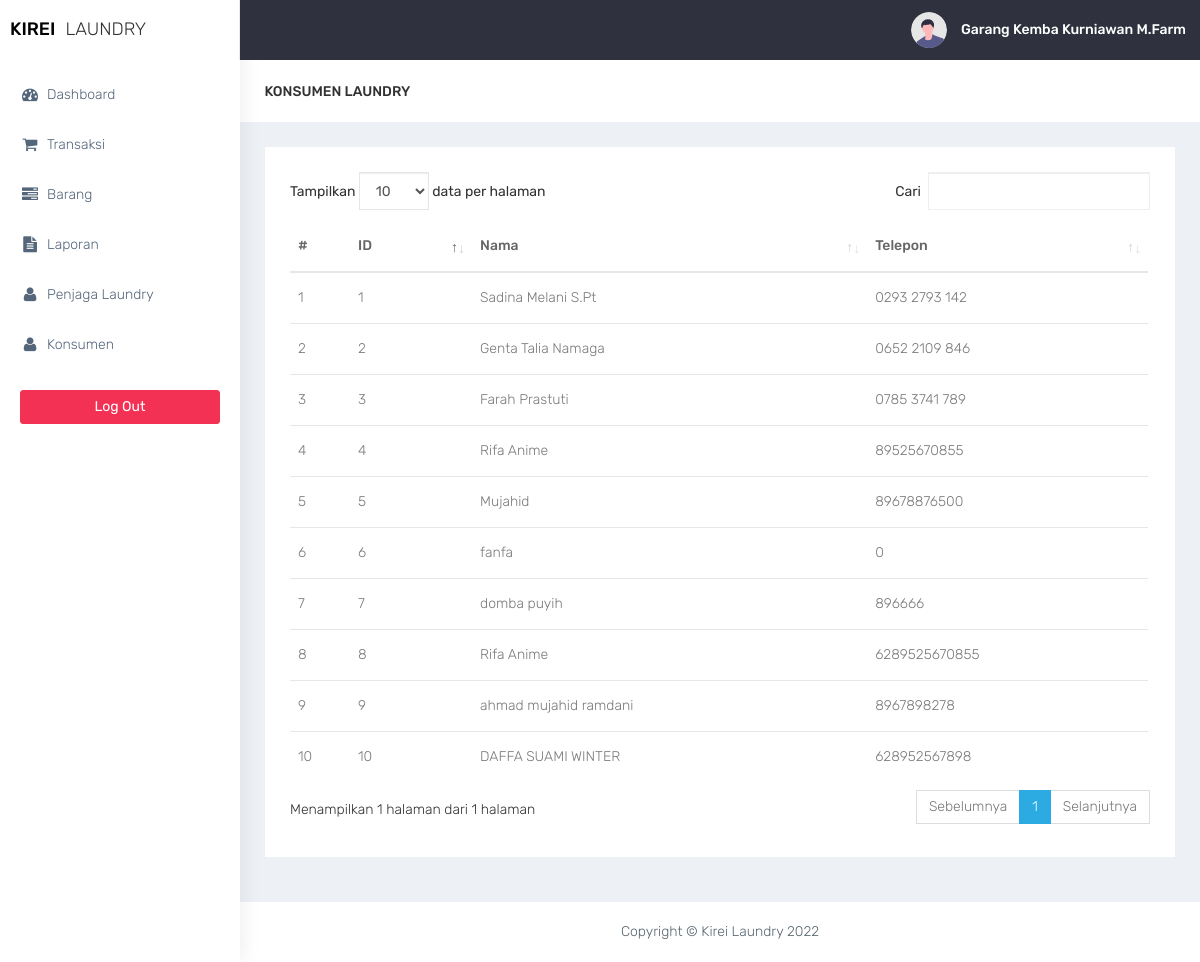
The page /konsumen/konsumen-laundry.php (signed in) on the database its author committed.
### tables this page shows
CREATE TABLE `konsumen` (
  `id_konsumen` int(11) NOT NULL,
  `nm_konsumen` varchar(30) DEFAULT NULL,
  `no_tlp` varchar(13) DEFAULT NULL
);

### konsumen/konsumen-laundry.php (the view, shortened to what this page needs)
<?php
require '../functions.php';
require '../layout/layout_header.php';
?>
<div class="container-fluid">
    <div class="row bg-title">
        <div class="col-lg-3 col-md-4 col-sm-4 col-xs-12">
            <h4 class="page-title">Konsumen Laundry</h4>
        </div>
    </div>
    <div class="row">
        <div class="col-md-12 col-lg-12 col-sm-12">
            <div class="white-box">
            <form method="post" action="">
                <?php
                            if($conn->connect_errno==0){
                            $sql="SELECT id_konsumen, nm_konsumen, no_tlp FROM konsumen";
                            $res=$conn->query($sql);
                            if($res){
                ?>
                <div class="table-responsive">
                    <table class="table"  id="table">
                        <thead>
                            <tr>
                                <th>#</th>
                                <th>ID</th>
                                <th>Nama</th>
                                <th>Telepon</th>
                            </tr>
                        </thead>
                        <tbody>
                              <?php
                                        $data = $res->fetch_all(MYSQLI_ASSOC);
                                        foreach($data as $row){
                            ?>
                            <tr>
                                <td></td>
                                <td><?= $row['id_konsumen']; ?></td>
                                <td><?= $row['nm_konsumen']; ?></td>
                                <td><?= $row['no_tlp']; ?></td>
                            </tr>
                              <?php
                                    }
                                ?>
                        </tbody>
                    </table>
                    <?php
                    }else
                    echo "Gagal Eksekusi SQL".(DEVELOPMENT?" : ".$conn->error:"")."<br>";
                    }
                    else
                    echo "Gagal koneksi".(DEVELOPMENT?" : ".$conn->connect_error:"")."<br>";
                    ?>
                </div>
            </div>
        </div>
    </div>
</div>
<?php
require '../layout/layout_footer.php';
?>

### assets/css/colors/default.css (style rules this page uses)
body { background: #fff; }

### rows shown on the page
konsumen: id_konsumen "1", nm_konsumen "Sadina Melani S.Pt", no_tlp "0293 2793 142"
konsumen: id_konsumen "2", nm_konsumen "Genta Talia Namaga", no_tlp "0652 2109 846"
konsumen: id_konsumen "3", nm_konsumen "Farah Prastuti", no_tlp "0785 3741 789"
konsumen: id_konsumen "4", nm_konsumen "Rifa Anime", no_tlp "89525670855"
konsumen: id_konsumen "5", nm_konsumen "Mujahid", no_tlp "89678876500"
konsumen: id_konsumen "6", nm_konsumen "fanfa", no_tlp "0"
konsumen: id_konsumen "7", nm_konsumen "domba puyih", no_tlp "896666"
konsumen: id_konsumen "8", nm_konsumen "Rifa Anime", no_tlp "6289525670855"
konsumen: id_konsumen "9", nm_konsumen "ahmad mujahid ramdani", no_tlp "8967898278"
konsumen: id_konsumen "10", nm_konsumen "DAFFA SUAMI WINTER", no_tlp "628952567898"

### other values the page prints
$_SESSION['nm_pegawai'] "Garang Kemba Kurniawan M.Farm"
